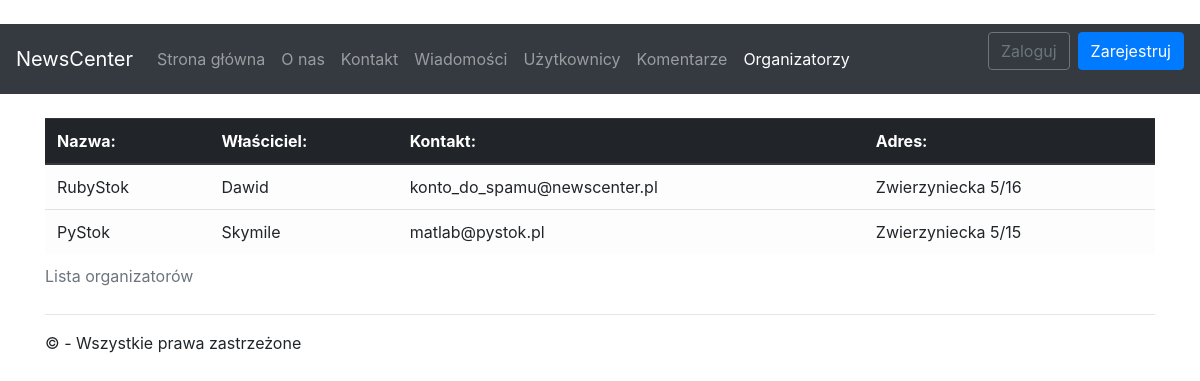
Page /organizers on the committed database.
### app/models.py (models this page shows, shortened)
class Association(models.Model):
	name	= models.CharField(max_length=32)
	owner   = models.ForeignKey(User, on_delete=models.PROTECT)
	contact = models.CharField(max_length=32)
	address = models.CharField(max_length=128)

### app/views/other.py (the view)
# urls.py: path('organizers'      , app.views.other.organizers , name='organizers'),
def organizers(request):
	return render(request, 'app/organizers.html',
	{
		'title' : _('Organizatorzy'),
		'collection' : Association.objects.all()
	})

### app/templates/app/organizers.html
{% extends "app/shared/layout.html" %}
{% block content %}
<br/>
<div class="table-responsive-sm">
	<table class="table table-light">
		<caption>Lista organizatorów</caption>
	<thead class="thead-dark">
		<tr>
			<th scope="col"> Nazwa:    </th>
			<th scope="col"> Właściciel:   </th>
			<th scope="col"> Kontakt: </th>
			<th scope="col"> Adres: </th>
		</tr>
	</thead>
	<tbody>
		{% for organizer in	collection  %}
		<tr>
			<td scope="col"> {{ organizer.name    }} </td>
			<td scope="col"> {{ organizer.owner   }} </td>
			<td scope="col"> {{ organizer.contact }} </td>
			<td scope="col"> {{ organizer.address }} </td>
		</tr>
		{% endfor %}
	</tbody>
	</table>
</div>
{% endblock %}

### app/static/app/content/styles.css (style rules this page uses)
body { padding-top: 0px; }

### rows in the picture
Association: name "RubyStok", owner "Dawid", contact "konto_do_spamu@newscenter.pl", address "Zwierzyniecka 5/16"
Association: name "PyStok", owner "Skymile", contact "matlab@pystok.pl", address "Zwierzyniecka 5/15"
